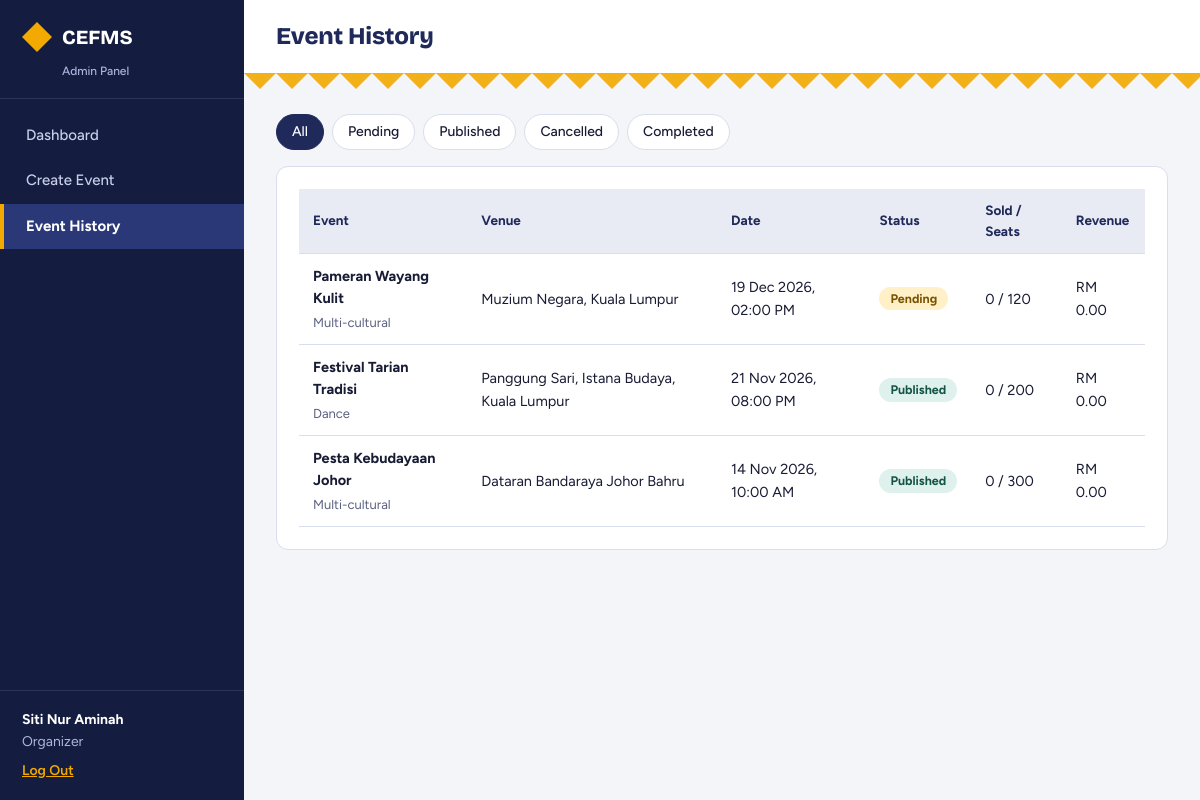
The app's page /admin/history.php (signed in) with its own data.
### tables this page shows
CREATE TABLE `event` (
  `eventId` int(11) NOT NULL AUTO_INCREMENT,
  `organizerId` int(11) NOT NULL,
  `title` varchar(150) NOT NULL,
  `description` text NOT NULL,
  `category` enum('Music','Dance','Craft','Food','Religious','Multi-cultural') NOT NULL,
  `ticketPrice` decimal(8,2) NOT NULL,
  `totalSeats` int(11) NOT NULL,
  `availableSeats` int(11) NOT NULL,
  `status` enum('Pending','Published','Cancelled','Completed') NOT NULL DEFAULT 'Pending',
  `archived` tinyint(1) NOT NULL DEFAULT 0,
  `createdDate` datetime NOT NULL DEFAULT current_timestamp(),
  PRIMARY KEY (`eventId`),
  KEY `fk_event_org` (`organizerId`),
  CONSTRAINT `fk_event_org` FOREIGN KEY (`organizerId`) REFERENCES `user` (`userId`),
  CONSTRAINT `chk_seats` CHECK (`availableSeats` >= 0 and `availableSeats` <= `totalSeats`),
  CONSTRAINT `chk_price` CHECK (`ticketPrice` >= 0)
);

### includes/helpers.php (called while the page is built, shortened)
<?php
function e($v): string { return htmlspecialchars((string)$v, ENT_QUOTES, 'UTF-8'); }
function money($v): string { return 'RM ' . number_format((float)$v, 2); }
function dt(string $s, string $fmt = 'd M Y, h:i A'): string { return date($fmt, strtotime($s)); }
function current_user(): ?array {
    static $checked = null;
    if ($checked !== $_SESSION['user']['userId']) {
        $checked = $_SESSION['user']['userId'];
    }
    return $_SESSION['user'];
}

### includes/bootstrap.php (called while the page is built, shortened)
<?php
function cfg(string $key): string {
    static $c = null;
    if ($c === null) {
        $c = [
            'host' => getenv('CEFMS_DB_HOST') ?: '127.0.0.1',
            'port' => getenv('CEFMS_DB_PORT') ?: '3306',
            'name' => getenv('CEFMS_DB_NAME') ?: 'cefms',
            'user' => getenv('CEFMS_DB_USER') ?: 'root',
            'pass' => getenv('CEFMS_DB_PASS') !== false ? getenv('CEFMS_DB_PASS') : '',
        ];
    }
    return $c[$key];
}
function db(): PDO {
    static $pdo = null;
    if ($pdo === null) {
        $dsn = sprintf('mysql:host=%s;port=%s;dbname=%s;charset=utf8mb4', cfg('host'), cfg('port'), cfg('name'));
        $pdo = new PDO($dsn, cfg('user'), cfg('pass'), [
            PDO::ATTR_ERRMODE            => PDO::ERRMODE_EXCEPTION,
            PDO::ATTR_DEFAULT_FETCH_MODE => PDO::FETCH_ASSOC,
            PDO::ATTR_EMULATE_PREPARES   => false,
        ]);
    }
    return $pdo;
}
require_once __DIR__ . '/helpers.php';
require_once __DIR__ . '/layout.php';

### public/admin/history.php (the view, shortened to what this page needs)
<?php
require __DIR__ . '/../../includes/bootstrap.php';
$user = require_admin(['Organizer']);
$statusFilter = (string)($_GET['status'] ?? '');
$allStatuses  = ['Pending', 'Published', 'Cancelled', 'Completed'];
$sql = "SELECT e.*, s.venue, s.startDateTime,
          (SELECT COALESCE(SUM(quantity), 0) FROM reservation r
            WHERE r.eventId = e.eventId AND r.status = 'Paid') AS sold,
          (SELECT COALESCE(SUM(totalAmount), 0) FROM reservation r
            WHERE r.eventId = e.eventId AND r.status = 'Paid') AS revenue
        FROM event e
        JOIN schedule s ON s.eventId = e.eventId
        WHERE e.organizerId = ?";
$params = [$user['userId']];
$sql .= ' ORDER BY e.createdDate DESC, e.eventId DESC';
$stmt = db()->prepare($sql);
$stmt->execute($params);
$rows = $stmt->fetchAll();
admin_header('Event History', 'history');
?>
<div class="filters">
  <a href="?" class="<?= ($statusFilter === '') ? 'on' : '' ?>">All</a>
  <?php foreach ($allStatuses as $s) { ?>
    <a href="?status=<?= $s ?>" class="<?= ($statusFilter === $s) ? 'on' : '' ?>"><?= $s ?></a>
  <?php } ?>
</div>
<div class="card">
<?php if (count($rows) === 0) { ?>
  <p class="hint">No events found. <a href="/admin/event_create.php">Create your first event</a>.</p>
<?php } else { ?>
  <table>
    <thead><tr><th>Event</th><th>Venue</th><th>Date</th><th>Status</th><th>Sold / Seats</th><th>Revenue</th></tr></thead>
    <tbody>
    <?php foreach ($rows as $r) { ?>
      <tr>
        <td><b><?= e($r['title']) ?></b><div class="hint"><?= e($r['category']) ?></div></td>
        <td><?= e($r['venue']) ?></td>
        <td><?= e(dt($r['startDateTime'], 'd M Y, h:i A')) ?></td>
        <td><?= status_badge($r['status']) ?></td>
        <td><?= (int)$r['sold'] ?> / <?= (int)$r['totalSeats'] ?></td>
        <td><?= e(money($r['revenue'])) ?></td>
      </tr>
    <?php } ?>
    </tbody>
  </table>
<?php } ?>
</div>
<?php admin_footer();

### includes/layout.php (shortened to what this page needs)
</body></html><?php
function admin_header(string $title, string $active): void {
    $u = current_user();
    $menu = [];
    if ($u) {
        $menu[] = ['dash', '/admin/index.php', 'Dashboard'];
        if ($u['role'] === 'Organizer') {
            $menu[] = ['create', '/admin/event_create.php', 'Create Event'];
            $menu[] = ['history', '/admin/history.php', 'Event History'];
        }
    }
    ?><!doctype html>
<html lang="en"><head><meta charset="utf-8"><meta name="viewport" content="width=device-width, initial-scale=1">
<link rel="stylesheet" href="/assets/admin.css"></head>
<body class="adm">
<aside class="side">
  <div class="side-brand"><span class="logo" aria-hidden="true"></span>CEFMS<small>Admin Panel</small></div>
  <?php if ($u): ?>
  <nav>
    <?php foreach ($menu as $item) { ?>
      <a href="<?= $item[1] ?>" class="<?= ($active === $item[0]) ? 'on' : '' ?>"><?= $item[2] ?></a>
    <?php } ?>
  </nav>
  <div class="side-user"><strong><?= e($u['fullName']) ?></strong><span><?= e($u['role']) ?></span>
    <a href="/admin/logout.php">Log Out</a></div>
  <?php endif; ?>
</aside>
<section class="main">
  <div class="top"><h1><?= e($title) ?></h1></div>
  <div class="content">
<?php $f = flash(); if ($f) { ?><div class="alert <?= e($f['type']) ?>" role="alert"><?= e($f['msg']) ?></div><?php }
}
function admin_footer(): void { ?>
  </div>
</section>
</body></html><?php
}
function status_badge(string $s): string {
    $cls = strtolower(str_replace(' ', '-', $s));
    return '<span class="badge b-' . e($cls) . '">' . e($s) . '</span>';
}
?>

### public/assets/admin.css (style rules this page uses)
:root { --indigo:#1F2A5A;--indigo-d:#141C40;--indigo-m:#2B3877;--indigo-l:#E8EAF4;--saffron:#F2A900;--saffron-l:#FFF0C7;--pandan:#2A7F6F;--pandan-l:#DFF1EC;--rose:#B3364A;--rose-l:#FBE6E9;--amber:#7A5200;--amber-l:#FFF0C7; --bg:#F4F5F9;--ink:#171B33;--muted:#5B6180;--line:#DADDEB;--head:"Bricolage Grotesque",Georgia,serif;--body:Figtree,"Segoe UI",Arial,sans-serif; }
* { box-sizing:border-box }
body.adm { margin:0;font-family:var(--body);font-size:15.5px;background:var(--bg);color:var(--ink);display:flex;min-height:100vh;line-height:1.55 }
h1,h2 { font-family:var(--head);letter-spacing:-.01em }
.side { width:244px;background:var(--indigo-d);color:#fff;display:flex;flex-direction:column;flex-shrink:0 }
.side-brand { padding:22px 22px 20px;font:800 20px/1.1 var(--head);display:flex;align-items:center;flex-wrap:wrap;gap:10px;border-bottom:1px solid rgba(255,255,255,.1) }
.side-brand small { flex-basis:100%;margin:2px 0 0 40px;font:500 12px var(--body);color:#AEB6DC }
.logo { width:30px;height:30px;background:var(--saffron);clip-path:polygon(50% 0,100% 50%,50% 100%,0 50%);display:inline-block }
.side nav { padding:14px 0;flex:1 }
.side nav a { display:block;color:#C9CFEA;text-decoration:none;padding:11px 22px;font-size:15px;font-weight:500;border-left:4px solid transparent }
.side nav a.on { background:var(--indigo-m);color:#fff;font-weight:700;border-left-color:var(--saffron) }
.side-user { padding:18px 22px;border-top:1px solid rgba(255,255,255,.1);font-size:14px }
.side-user span { display:block;color:#AEB6DC;margin-bottom:8px }
.side-user a { color:var(--saffron);font-weight:600 }
.main { flex:1;min-width:0 }
.top { background:#fff;border-bottom:1px solid var(--line);padding:18px 32px;position:relative }
.top:after { content:"";position:absolute;left:0;right:0;bottom:-16px;height:16px;background:var(--tumpal) repeat-x top left;transform:scaleY(-1);opacity:.9 }
.top h1 { margin:0;font-size:24px;font-weight:800;color:var(--indigo) }
.content { padding:40px 32px 32px }
.card { background:#fff;border:1px solid var(--line);border-radius:12px;padding:22px;margin-bottom:22px }
.hint { font-size:13px;color:var(--muted);margin-top:3px }
table { width:100%;border-collapse:collapse;font-size:14.5px }
th,td { padding:11px 14px;border-bottom:1px solid var(--line);text-align:left;vertical-align:middle }
th { background:var(--indigo-l);font-size:13.5px;font-weight:700;color:var(--indigo) }
.badge { display:inline-block;padding:2px 11px;border-radius:999px;font-size:12.5px;font-weight:700;background:#eee }
.b-paid,.b-successful,.b-published,.b-active,.b-scheduled { background:var(--pandan-l);color:#145446 }
.b-reserved,.b-pending,.b-rescheduled { background:var(--amber-l);color:var(--amber) }
.filters { display:flex;gap:8px;margin-bottom:16px;flex-wrap:wrap }
.filters a { padding:6px 15px;border-radius:999px;background:#fff;border:1px solid var(--line);text-decoration:none;color:var(--ink);font-size:14px;font-weight:500 }
.filters a.on,.filters a:hover { background:var(--indigo);color:#fff;border-color:var(--indigo) }

### records on screen
event: title "Pameran Wayang Kulit", category "Multi-cultural", venue "Muzium Negara, Kuala Lumpur", startDateTime "19 Dec 2026, 02:00 PM", status "Pending", sold "0", totalSeats "120", revenue "RM 0.00"
event: title "Festival Tarian Tradisi", category "Dance", venue "Panggung Sari, Istana Budaya, Kuala Lumpur", startDateTime "21 Nov 2026, 08:00 PM", status "Published", sold "0", totalSeats "200", revenue "RM 0.00"
event: title "Pesta Kebudayaan Johor", category "Multi-cultural", venue "Dataran Bandaraya Johor Bahru", startDateTime "14 Nov 2026, 10:00 AM", status "Published", sold "0", totalSeats "300", revenue "RM 0.00"

### other values on screen
$item[2] "Dashboard"
$item[2] "Create Event"
$item[2] "Event History"
$u['fullName'] "Siti Nur Aminah"
$u['role'] "Organizer"
$title "Event History"
$s "Pending"
$s "Published"
$s "Cancelled"
$s "Completed"
